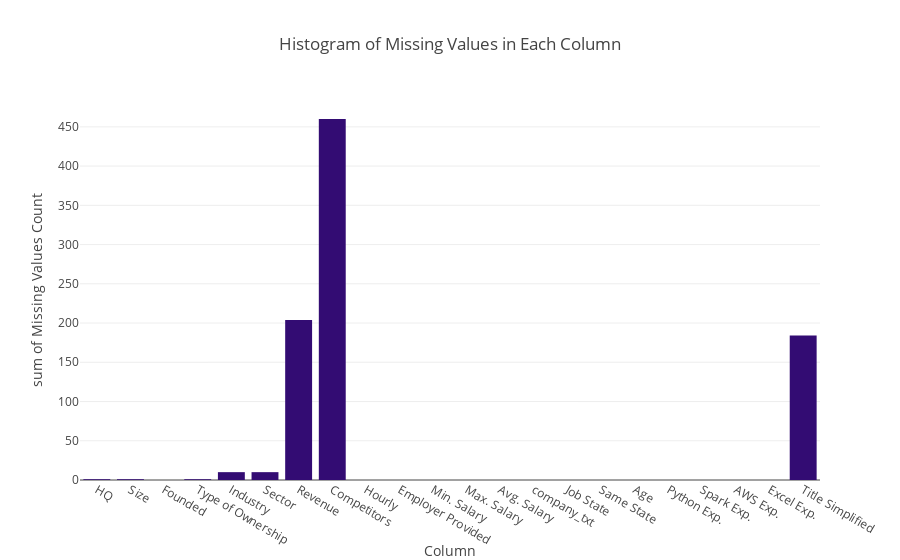

Write notebook code for a chart like this one.
### Code cell
missing_vals = df_orig.isna().sum()
fig = px.histogram(x=missing_vals.index, y=missing_vals.values,  color_discrete_sequence=['#330C73'], labels={"x": "Column", "y": "Missing Values Count"}, title="Histogram of Missing Values in Each Column")
fig.show()

### Figure 1 — Plotly figure (JSON) as saved in the notebook; plotly's stock layout.template omitted (floating-point values rounded to 4 significant figures)
{"data": [{"alignmentgroup": "True", "bingroup": "x", "histfunc": "sum", "hovertemplate": "Column=%{x}<br>sum of Missing Values Count=%{y}<extra></extra>", "legendgroup": "", "marker": {"color": "#330C73", "pattern": {"shape": ""}}, "name": "", "offsetgroup": "", "orientation": "v", "showlegend": false, "type": "histogram", "x": ["Job Title", "Salary Estimate", "Job Description", "Rating", "Company Name", "Location", "HQ", "Size", "Founded", "Type of Ownership", "Industry", "Sector", "Revenue", "Competitors", "Hourly", "Employer Provided", "Min. Salary", "Max. Salary", "Avg. Salary", "company_txt", "Job State", "Same State", "Age", "Python Exp.", "Spark Exp.", "AWS Exp.", "Excel Exp.", "Title Simplified", "Seniority", "Description Length", "# of Competitors"], "xaxis": "x", "y": [0, 0, 0, 0, 0, 0, 1, 1, 0, 1, 10, 10, 204, 460, 0, 0, 0, 0, 0, 0, 0, 0, 0, 0, 0, 0, 0, 184, 0, 0, 0], "yaxis": "y"}], "layout": {"barmode": "relative", "legend": {"tracegroupgap": 0}, "title": {"text": "Histogram of Missing Values in Each Column"}, "xaxis": {"anchor": "y", "domain": [0, 1], "title": {"text": "Column"}}, "yaxis": {"anchor": "x", "domain": [0, 1], "title": {"text": "sum of Missing Values Count"}}}}
